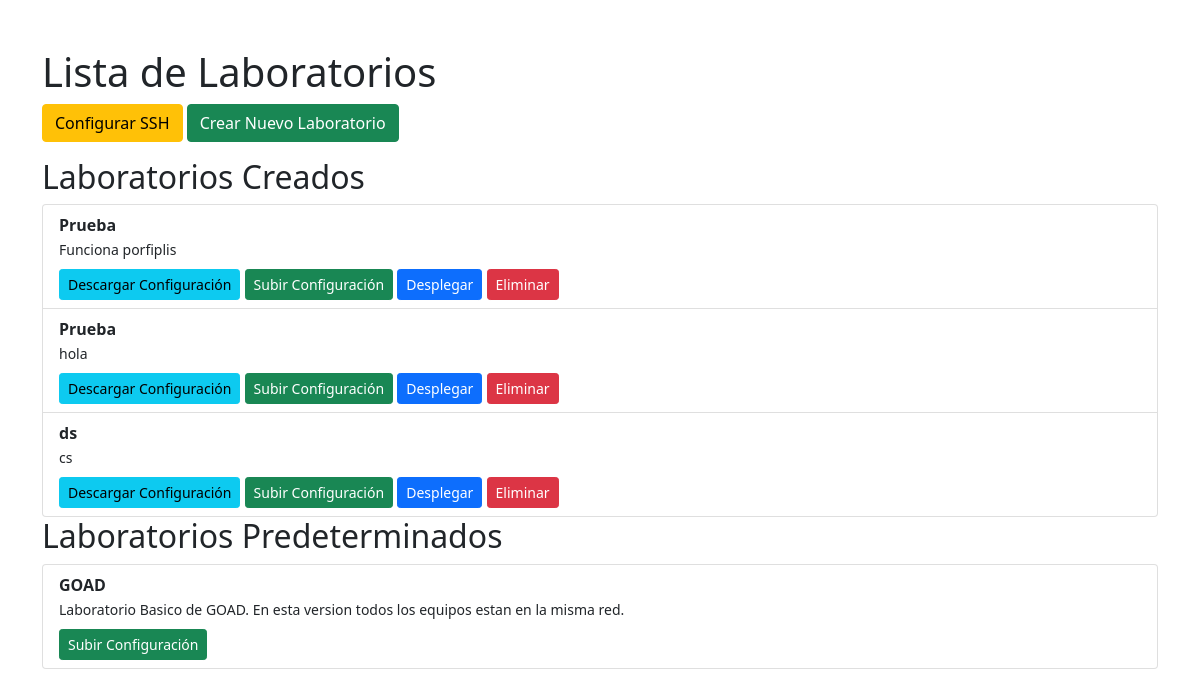
The page / on the database its author committed.
### configurador/models.py (models this page shows, shortened)
class Laboratorio(models.Model):
    nombre = models.CharField(max_length=100)
    descripcion = models.TextField()
    maquinas_virtuales = models.ManyToManyField('MaquinaVirtual', blank=True, related_name='laboratorios')  # Añadir related_name
    configuracion = models.FileField(upload_to='configuraciones/', null=True, blank=True)
    reglas_red = models.ManyToManyField(ReglaRed, related_name='laboratorios', blank=True)

### configurador/views.py (the view)
# urls.py: path('', lista_laboratorios, name='lista_laboratorios'),  # Lista de laboratorios
def lista_laboratorios(request):
    laboratorios_creados = Laboratorio.objects.all()
    preset_dir = os.path.join(settings.MEDIA_ROOT, 'presets')
    laboratorios_predeterminados = []
    for laboratorio in laboratorios_creados:
        archivo_descripcion = os.path.join(settings.MEDIA_ROOT, 'configuraciones', f'configuracion_{laboratorio.id}.json')
        if os.path.exists(archivo_descripcion):
            try:
                with open(archivo_descripcion, 'r') as file:
                    config_data = json.load(file)
                    laboratorio.descripcion = config_data.get('descripcion_lab', 'Descripción no disponible')
            except Exception as e:
                print(f"Error al leer el archivo de descripción: {e}")
                laboratorio.descripcion = 'Descripción no disponible'
        else:
            laboratorio.descripcion = 'Archivo de descripción no encontrado'
    if os.path.exists(preset_dir):
        for archivo in os.listdir(preset_dir):
            if archivo.startswith("laboratorio_") and archivo.endswith(".json"):
                ruta_json = os.path.join(preset_dir, archivo)
                try:
                    with open(ruta_json, 'r') as f:
                        data = json.load(f)
                        nombre_lab = data.get('nombre_lab', 'Laboratorio sin nombre')
                        descripcion = data.get('descripcion_lab', 'Descripción no disponible')
                        base_name = archivo.replace("laboratorio_", "").replace(".json", "")
                        config_file = f"{base_name}-config.yml"
                        config_path = os.path.join(preset_dir, config_file)
                        if os.path.exists(config_path):
                            config_file_url = os.path.join('media/presset', config_file)
                        else:
                            config_file_url = None
                        laboratorios_predeterminados.append({
                            'nombre': nombre_lab,
                            'descripcion': descripcion,
                            'config_file_url': config_file_url,
                            'upload_url': f"/subir_configuracion_predeterminada/{base_name}/",  # Debes crear esta vista
                        })
                except Exception as e:
                    print(f"Error al leer el laboratorio predeterminado {archivo}: {e}")
    return render(request, 'configurador/lista_laboratorios.html', {
        'laboratorios_creados': laboratorios_creados,
        'laboratorios_predeterminados': laboratorios_predeterminados
    })

### configurador/templates/configurador/lista_laboratorios.html (shortened to what this page needs)
<!DOCTYPE html>
<html lang="es">
<head>
    <link rel="stylesheet" href="https://cdnjs.cloudflare.com/ajax/libs/bootstrap/5.1.0/css/bootstrap.min.css">
</head>
<body>
    <div class="container mt-5">
        <h1>Lista de Laboratorios</h1>
        <a href="{% url 'configurar_ssh' %}" class="btn btn-warning mb-3">Configurar SSH</a>
        <a href="{% url 'agregar_laboratorio' %}" class="btn btn-success mb-3">Crear Nuevo Laboratorio</a>
        <h2>Laboratorios Creados</h2>
        <ul class="list-group">
            {% for laboratorio in laboratorios_creados %}
                <li class="list-group-item">
                    <strong>{{ laboratorio.nombre }}</strong><br>
                    {% if laboratorio.descripcion %}
                        <small>{{ laboratorio.descripcion }}</small>
                    {% else %}
                        <small>No hay descripción disponible</small>
                    {% endif %}
                    <br>
                    <a href="{% url 'descargar_config' laboratorio.id %}" class="btn btn-info btn-sm mt-2">Descargar Configuración</a>
                    <a href="{% url 'subir_configuracion' laboratorio.id %}" class="btn btn-success btn-sm mt-2">Subir Configuración</a>
                    <a href="{% url 'despliegue_laboratorio' laboratorio.id %}" class="btn btn-primary btn-sm mt-2">Desplegar</a>
                    <form action="{% url 'eliminar_laboratorio' laboratorio.id %}" method="POST" style="display:inline;">
                        <button type="submit" class="btn btn-danger btn-sm mt-2">Eliminar</button>
                    </form>
                </li>
            {% empty %}
                <li class="list-group-item text-center">No hay laboratorios creados aún.</li>
            {% endfor %}
        </ul>
        <h2>Laboratorios Predeterminados</h2>
        <ul class="list-group">
            {% for lab in laboratorios_predeterminados %}
                <li class="list-group-item">
                    <strong>{{ lab.nombre }}</strong><br>
                    <small>{{ lab.descripcion }}</small><br>
                    <a href="{{ lab.upload_url }}" class="btn btn-success btn-sm mt-2">Subir Configuración</a>
                </li>
            {% empty %}
                <li class="list-group-item text-center">No hay laboratorios predeterminados disponibles.</li>
            {% endfor %}
        </ul>
    </div>
</body>
</html>

### rows shown on the page
Laboratorio: nombre "Prueba", descripcion "Funciona porfiplis"
Laboratorio: nombre "Prueba", descripcion "hola"
Laboratorio: nombre "ds", descripcion "cs"

### other values the page prints
{{ lab.nombre }} "GOAD"
{{ lab.descripcion }} "Laboratorio Basico de GOAD. En esta version todos los equipos estan en la misma red."
